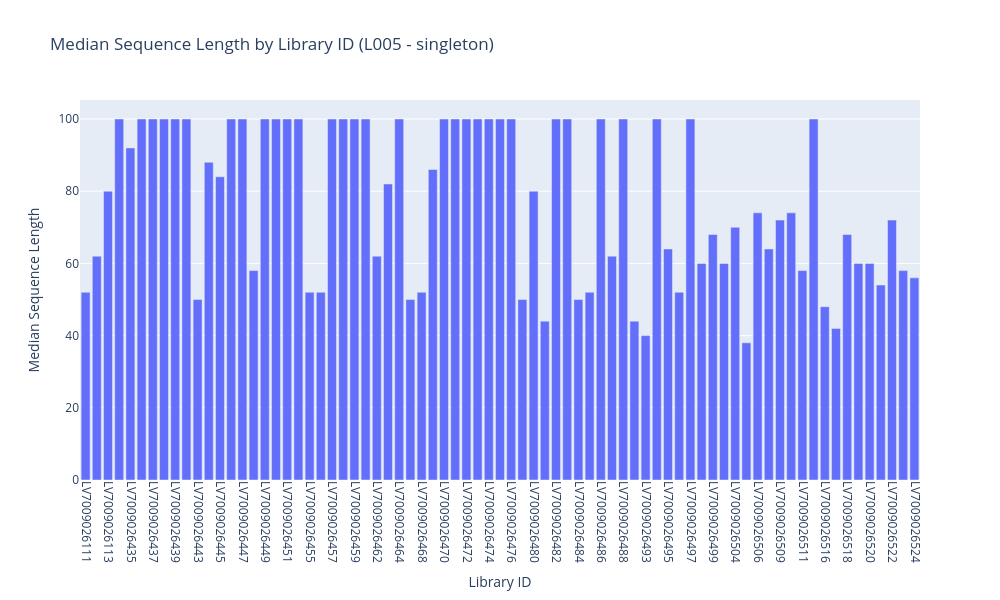

Notebook cell for this chart:
### Markdown cell above
Median sequence length double stranded singleton

### Code cell
# Filter the data for the specific conditions
filtered_data = data_nsX_ds[
    (data_nsX_ds['Lane'] == 'L005') & (data_nsX_ds['Read Type'] == 'singleton')
]

# Create the bar plot
fig = px.bar(
    data_frame=filtered_data,
    x="library_id",
    y="fastqc_trimmed__median_sequence_length",
    title="Median Sequence Length by Library ID (L005 - singleton, double)",
    labels={
        "library_id": "Library ID",
        "fastqc_trimmed__median_sequence_length": "Median Sequence Length"
    }
)

# Rotate x-axis labels
fig.update_layout(
    xaxis_tickangle=90,  # Rotate x-axis labels 90 degrees
    height=600,         # Adjust the height of the plot
    width=1000          # Adjust the width of the plot
)

# Show the plot
fig.show()

### Figure 1 — Plotly figure (JSON) as saved in the notebook; plotly's stock layout.template omitted (floating-point values rounded to 4 significant figures)
{"data": [{"alignmentgroup": "True", "hovertemplate": "Library ID=%{x}<br>Median Sequence Length=%{y}<extra></extra>", "legendgroup": "", "marker": {"color": "#636efa", "pattern": {"shape": ""}}, "name": "", "offsetgroup": "", "orientation": "v", "showlegend": false, "textposition": "auto", "type": "bar", "x": ["LV7009026111", "LV7009026112", "LV7009026113", "LV7009026434", "LV7009026435", "LV7009026436", "LV7009026437", "LV7009026438", "LV7009026439", "LV7009026440", "LV7009026443", "LV7009026444", "LV7009026445", "LV7009026446", "LV7009026447", "LV7009026448", "LV7009026449", "LV7009026450", "LV7009026451", "LV7009026452", "LV7009026455", "LV7009026456", "LV7009026457", "LV7009026458", "LV7009026459", "LV7009026460", "LV7009026462", "LV7009026463", "LV7009026464", "LV7009026467", "LV7009026468", "LV7009026469", "LV7009026470", "LV7009026471", "LV7009026472", "LV7009026473", "LV7009026474", "LV7009026475", "LV7009026476", "LV7009026479", "LV7009026480", "LV7009026481", "LV7009026482", "LV7009026483", "LV7009026484", "LV7009026485", "LV7009026486", "LV7009026487", "LV7009026488", "LV7009026492", "LV7009026493", "LV7009026494", "LV7009026495", "LV7009026496", "LV7009026497", "LV7009026498", "LV7009026499", "LV7009026500", "LV7009026504", "LV7009026505", "LV7009026506", "LV7009026508", "LV7009026509", "LV7009026510", "LV7009026511", "LV7009026512", "LV7009026516", "LV7009026517", "LV7009026518", "LV7009026519", "LV7009026520", "LV7009026521", "LV7009026522", "LV7009026523", "LV7009026524"], "xaxis": "x", "y": [52, 62, 80, 100, 92, 100, 100, 100, 100, 100, 50, 88, 84, 100, 100, 58, 100, 100, 100, 100, 52, 52, 100, 100, 100, 100, 62, 82, 100, 50, 52, 86, 100, 100, 100, 100, 100, 100, 100, 50, 80, 44, 100, 100, 50, 52, 100, 62, 100, 44, 40, 100, 64, 52, 100, 60, 68, 60, 70, 38, 74, 64, 72, 74, 58, 100, 48, 42, 68, 60, 60, 54, 72, 58, 56], "yaxis": "y"}], "layout": {"barmode": "relative", "height": 600, "legend": {"tracegroupgap": 0}, "title": {"text": "Median Sequence Length by Library ID (L005 - singleton)"}, "width": 1000, "xaxis": {"anchor": "y", "domain": [0, 1], "tickangle": 90, "title": {"text": "Library ID"}}, "yaxis": {"anchor": "x", "domain": [0, 1], "title": {"text": "Median Sequence Length"}}}}
